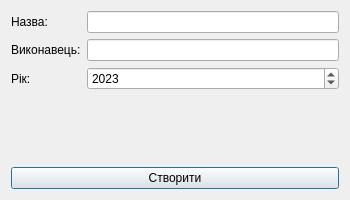
<?xml version="1.0" encoding="UTF-8"?>
<ui version="4.0">
 <class>DialogCreateSong</class>
 <widget class="QDialog" name="DialogCreateSong">
  <property name="geometry">
   <rect>
    <x>0</x>
    <y>0</y>
    <width>350</width>
    <height>200</height>
   </rect>
  </property>
  <property name="windowTitle">
   <string>Створити Пісню</string>
  </property>
  <layout class="QVBoxLayout" name="verticalLayout">
   <item>
    <layout class="QFormLayout" name="formLayout">
     <item row="0" column="0">
      <widget class="QLabel" name="label">
       <property name="text">
        <string>Назва:</string>
       </property>
      </widget>
     </item>
     <item row="0" column="1">
      <widget class="QLineEdit" name="leTitle"/>
     </item>
     <item row="1" column="0">
      <widget class="QLabel" name="label_2">
       <property name="text">
        <string>Виконавець:</string>
       </property>
      </widget>
     </item>
     <item row="1" column="1">
      <widget class="QLineEdit" name="lePerformer"/>
     </item>
     <item row="2" column="0">
      <widget class="QLabel" name="label_3">
       <property name="text">
        <string>Рік:</string>
       </property>
      </widget>
     </item>
     <item row="2" column="1">
      <widget class="QSpinBox" name="sbYear">
       <property name="minimum">
        <number>1900</number>
       </property>
       <property name="maximum">
        <number>2030</number>
       </property>
       <property name="value">
        <number>2023</number>
       </property>
      </widget>
     </item>
    </layout>
   </item>
   <item>
    <widget class="QPushButton" name="btnCreate">
     <property name="text">
      <string>Створити</string>
     </property>
    </widget>
   </item>
  </layout>
 </widget>
 <resources/>
 <connections/>
</ui>
